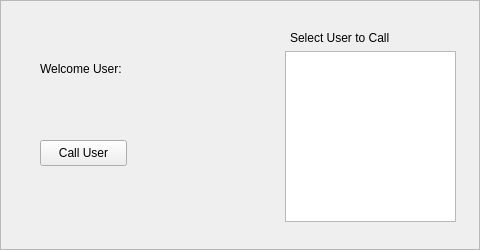
<?xml version="1.0" encoding="UTF-8"?>
<ui version="4.0">
 <class>MainWindow</class>
 <widget class="QMainWindow" name="MainWindow">
  <property name="geometry">
   <rect>
    <x>0</x>
    <y>0</y>
    <width>480</width>
    <height>250</height>
   </rect>
  </property>
  <property name="maximumSize">
   <size>
    <width>480</width>
    <height>250</height>
   </size>
  </property>
  <property name="windowTitle">
   <string>MainWindow</string>
  </property>
  <widget class="QWidget" name="centralwidget">
   <widget class="QFrame" name="main_frame">
    <property name="geometry">
     <rect>
      <x>0</x>
      <y>0</y>
      <width>480</width>
      <height>250</height>
     </rect>
    </property>
    <property name="maximumSize">
     <size>
      <width>480</width>
      <height>250</height>
     </size>
    </property>
    <property name="frameShape">
     <enum>QFrame::StyledPanel</enum>
    </property>
    <property name="frameShadow">
     <enum>QFrame::Raised</enum>
    </property>
    <layout class="QHBoxLayout" name="horizontalLayout">
     <item>
      <widget class="QStackedWidget" name="page_stacked_widget">
       <property name="currentIndex">
        <number>0</number>
       </property>
       <widget class="QWidget" name="greeting_page">
        <widget class="QLabel" name="uid_label">
         <property name="geometry">
          <rect>
           <x>30</x>
           <y>80</y>
           <width>161</width>
           <height>18</height>
          </rect>
         </property>
         <property name="text">
          <string>&lt;Replace with NFC-ID&gt;</string>
         </property>
        </widget>
        <widget class="QLabel" name="greeting_label">
         <property name="geometry">
          <rect>
           <x>30</x>
           <y>50</y>
           <width>161</width>
           <height>18</height>
          </rect>
         </property>
         <property name="text">
          <string>Welcome User:</string>
         </property>
        </widget>
        <widget class="QPushButton" name="call_user_btn">
         <property name="geometry">
          <rect>
           <x>30</x>
           <y>130</y>
           <width>87</width>
           <height>26</height>
          </rect>
         </property>
         <property name="text">
          <string>Call User</string>
         </property>
        </widget>
        <widget class="QListView" name="userList">
         <property name="geometry">
          <rect>
           <x>275</x>
           <y>41</y>
           <width>171</width>
           <height>171</height>
          </rect>
         </property>
        </widget>
        <widget class="QLabel" name="label_2">
         <property name="geometry">
          <rect>
           <x>280</x>
           <y>20</y>
           <width>111</width>
           <height>16</height>
          </rect>
         </property>
         <property name="text">
          <string>Select User to Call</string>
         </property>
        </widget>
       </widget>
       <widget class="QWidget" name="call_page">
        <widget class="QLabel" name="label">
         <property name="geometry">
          <rect>
           <x>0</x>
           <y>0</y>
           <width>480</width>
           <height>250</height>
          </rect>
         </property>
         <property name="text">
          <string>Calling User</string>
         </property>
         <property name="alignment">
          <set>Qt::AlignCenter</set>
         </property>
        </widget>
       </widget>
       <widget class="QWidget" name="ring_page">
        <widget class="QLabel" name="nfc_card_icon">
         <property name="geometry">
          <rect>
           <x>170</x>
           <y>40</y>
           <width>121</width>
           <height>101</height>
          </rect>
         </property>
         <property name="text">
          <string/>
         </property>
         <property name="pixmap">
          <pixmap resource="../resources.qrc">:/nfc-card/assets/nfc-card.png</pixmap>
         </property>
         <property name="scaledContents">
          <bool>true</bool>
         </property>
        </widget>
        <widget class="QLabel" name="nfc_scan_label">
         <property name="geometry">
          <rect>
           <x>180</x>
           <y>130</y>
           <width>101</width>
           <height>18</height>
          </rect>
         </property>
         <property name="text">
          <string>Scan your card</string>
         </property>
        </widget>
        <widget class="QPushButton" name="pushButton">
         <property name="geometry">
          <rect>
           <x>330</x>
           <y>200</y>
           <width>121</width>
           <height>26</height>
          </rect>
         </property>
         <property name="text">
          <string>I have no card</string>
         </property>
        </widget>
       </widget>
      </widget>
     </item>
    </layout>
   </widget>
  </widget>
 </widget>
 <resources>
  <include location="../resources.qrc"/>
  <include location="../resources.qrc"/>
 </resources>
 <connections/>
</ui>
